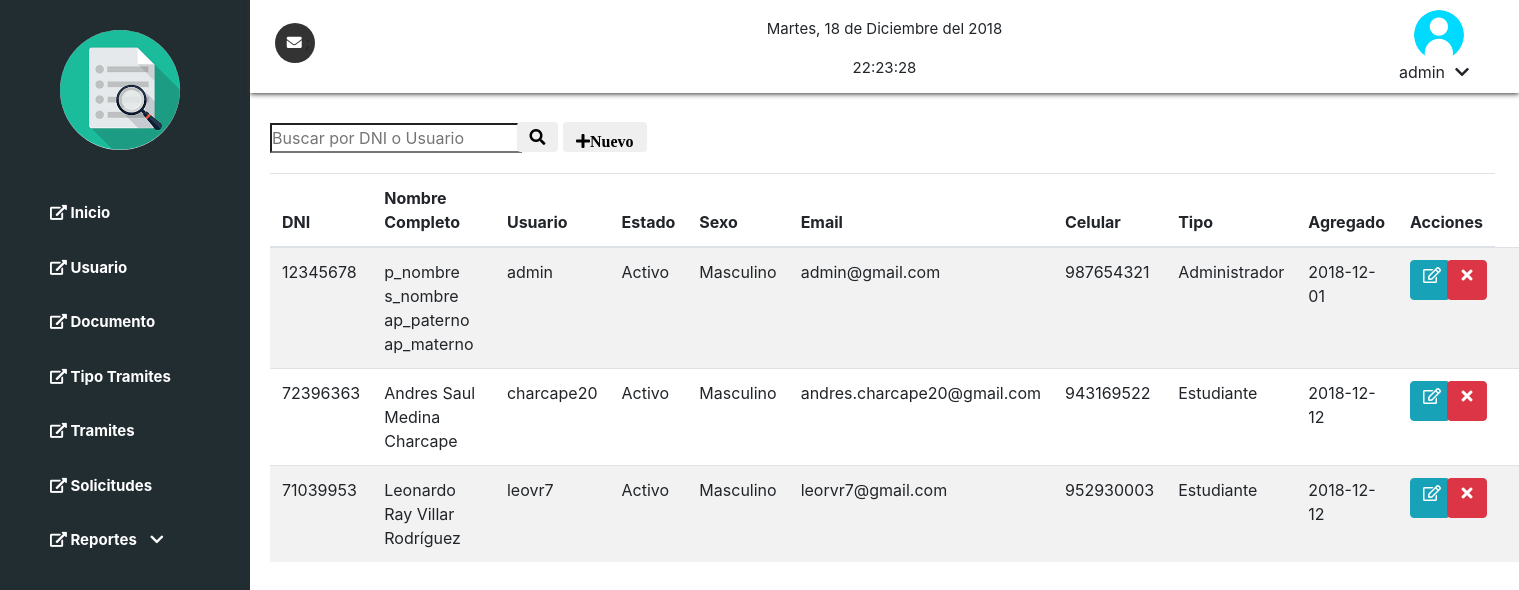
The app's page /usuario (signed in) with its own data.
### tables this page shows
create table if not exists t_usuarios
(
  `id_user`      integer(11)  not null auto_increment,
  `usuario`      varchar(30)  not null,
  `email`        varchar(255) not null,
  primer_nombre  varchar(20)  not null default '',
  segundo_nombre varchar(20)  not null default '',
  ap_paterno     varchar(20)  not null default '',
  ap_materno     varchar(20)  not null default '',
  dni            varchar(8),
  celular        varchar(9),
  sexo           varchar(10)  not null,
  `password`     varchar(30)  not null,
  `id_tipo_user` integer(2)   not null,
  `intentos`     integer(2)   null,
  id_estado      integer(11)  not null,
  fecha_registro date         not null,
  unique key `username` (`usuario`),
  unique key `dni` (`dni`),
  unique key `email` (`email`),
  unique key `celular` (`celular`),
  constraint primary key (id_user),
  key `fk_id_estado_user` (`id_estado`),
  constraint foreign key (`id_estado`) references t_estados (`id_estado`) on delete cascade on update cascade,
  key `fk_users_tipos_id` (`id_tipo_user`),
  constraint foreign key (`id_tipo_user`) references t_tipo_usuario (`id_tipo_user`) on delete cascade on update cascade
);

create table if not exists `t_estados`
(
  `id_estado`   integer(11) not null auto_increment,
  `tipo_estado` varchar(25) not null,
  constraint primary key (`id_estado`)
);

create table if not exists t_tipo_usuario
(
  `id_tipo_user` integer(2)  not null auto_increment,
  `tipo_user`    varchar(20) not null,
  constraint `pk_tipo_usuarios` primary key (id_tipo_user)
);

### controllers/template.php (called while the page is built)
<?php
class TemplateController{
	public function template(){
		include "views/template.php";
	}
}

### index.php (called while the page is built, shortened)
<?php
require_once "models/usuario.php";
require_once "controllers/template.php";
require_once "controllers/usuario.php";
$template = new TemplateController();
$template -> template();

### controllers/enlaces.php (called while the page is built)
<?php
class Enlaces{
	public function enlacesController(){
		if(isset($_GET["action"])){
			$enlaces = $_GET["action"];
		}
		else{
			$enlaces = "index";
		}
		$enlacesModels=new EnlacesModels();
		$respuesta = $enlacesModels->enlacesModel($enlaces);
		include $respuesta;
	}
}

### models/conexion.php (called while the page is built)
<?php
class Conexion{
    public function conectar(){
        $link=new PDO("mysql:host=localhost;dbname=trazabilidad","root","",
        array(PDO::MYSQL_ATTR_INIT_COMMAND => 'SET NAMES  \'UTF8\''));
        return $link;
    }
}

### models/usuario.php (called while the page is built, shortened)
<?php
require_once "conexion.php";
class UsuarioModel{
    public function mostrarUsuariosModel($tabla1,$tabla2,$tabla3){
        $con=new Conexion();
        $stmt = $con->conectar()->prepare("SELECT $tabla1.id_user,$tabla1.primer_nombre,$tabla1.segundo_nombre,
        $tabla1.ap_paterno,$tabla1.ap_materno,$tabla1.dni,$tabla1.celular,$tabla1.sexo,$tabla1.password,
        $tabla1.usuario, $tabla1.email,$tabla2.tipo_user,$tabla1.id_estado,$tabla1.fecha_registro,
        $tabla3.tipo_estado FROM $tabla1,$tabla2,$tabla3 where
        $tabla1.id_tipo_user = $tabla2.id_tipo_user AND $tabla1.id_estado = $tabla3.id_estado"  );
		$stmt -> execute();
		return $stmt -> fetchAll();
    }
}

### controllers/usuario.php (the view, shortened to what this page needs)
<?php
 require_once 'models/usuario.php';
class UsuarioController{
    public function mostrarUsuariosController(){
        $usuarioModel=new UsuarioModel();
        $respuesta=$usuarioModel->mostrarUsuariosModel("t_usuarios","t_tipo_usuario","t_estados");
        foreach($respuesta as $row =>$item){
        echo '<tr>
                <td>'.$item["dni"].'</td>
                <td>'.wordwrap($item["primer_nombre"].' '.$item["segundo_nombre"].' '.$item["ap_paterno"].' '.$item["ap_materno"],20,"<br />\n").'</td>
                <td>'.$item["usuario"].'</td>
                <td>'.$item["tipo_estado"].'</td>
                <td>'.$item["sexo"].'</td>
                <td>'.$item["email"].'</td>
                <td>'.$item["celular"].'</td>
                <td>'.$item["tipo_user"].'</td>
                <td>'.$item["fecha_registro"].'</td>
                <td>
                    <a href="#myModalModificar'.$item["id_user"].'" data-toggle="modal"><span  class="btn btn-info far fa-edit modificar"></span></a>
                </td>
                <td>
                <a href="index.php?action=usuario&idBorrar='.$item["id_user"].'"><span class="btn btn-danger fa fa-times eliminar"></span></a>
                </td>
                <div class="modal fade" id="myModalModificar'.$item["id_user"].'" role="dialog">
                    <div class="modal-dialog">
                        <div class="modal-content">
                            <div class="modal-body">
                                <form action="" method="post">
                                    <input type="hidden" name="id_user" value="'.$item["id_user"].'">
                                     <input type="text" class="form-control" name="dniEditar" placeholder="Ingresa tu dni" value="'.$item["dni"].'">
                                    <input type="text" class="form-control" name="primerNombreEditar" placeholder="Ingresa tu Primer Nombre" value="'.$item["primer_nombre"].'">
                                    <input type="text" class="form-control" name="segundoNombreEditar" placeholder="Ingresa tu Segundo Nombre" value="'.$item["segundo_nombre"].'">
                                    <input type="text" class="form-control" name="apellidoPaternoEditar" placeholder="Ingresa tu Apellido Paterno" value="'.$item["ap_paterno"].'">
                                    <input type="text" class="form-control" name="apellidoMaternoEditar" placeholder="Ingresa tu Apellido Materno" value="'.$item["ap_materno"].'">
                                    <input type="text" class="form-control" name="usuarioEditar" placeholder="Ingresa tu Usuario" value="'.$item["usuario"].'">
                                    <input type="password" class="form-control" name="passwordEditar" value="'.$item["password"].'" placeholder="Ingresa tu Nueva Contraseña">
                                    <input type="text" class="form-control" name="sexoEditar" placeholder="Ingresa tu Sexo" value="'.$item["sexo"].'">
                                    <input type="email" class="form-control" name="emailEditar" placeholder="Ingresa tu Email" value="'.$item["email"].'">
                                   <input type="text" class="form-control" name="celularEditar" placeholder="Ingresa tu Celular" value="'.$item["celular"].'">
                                <div class="form-group">
                                    <option>'.$item["tipo_user"].'</option>
                                </div>';
                                echo '<button type="submit" class="btn btn-primary">Guardar</button>
                                 </form>
                                </div>
                                <div class="modal-footer">
                                <button type="button" class="btn btn-default" data-dismiss="modal">Close</button>
                                 </div>
                                </div>
                                </div>
                                </div>
                                </tr>';
        }
    }
}
?>

### views/template.php (shortened to what this page needs)
<!DOCTYPE html>
<html lang="es">
<head>
    <link rel="stylesheet" href="https://stackpath.bootstrapcdn.com/bootstrap/4.1.3/css/bootstrap.min.css">
    <link rel="stylesheet" href="https://use.fontawesome.com/releases/v5.5.0/css/all.css">
    <link rel="stylesheet" href="views/css/estilos.css">
</head>
<body>
    <?php
        $modulos = new Enlaces();
        $modulos -> enlacesController();
	?>
</body>
</html>

### views/modules/menu.php (shortened to what this page needs)
<ul class="menu">
        <div class="logo"><a href="index.html"><img src="views/images/logo.png" alt=""></a></div>
        <li><a href="inicio"><i class="fas fa-external-link-alt"></i> Inicio</a></li>
        <li><a href="usuario"><i class="fas fa-external-link-alt"></i> Usuario</a></li>
        <li><a href="documento"><i class="fas fa-external-link-alt"></i> Documento</a></li>
        <li><a href="tipotramite"><i class="fas fa-external-link-alt"></i> Tipo Tramites</a></li>
        <li><a href="tramite"><i class="fas fa-external-link-alt"></i> Tramites</a></li>
        <li><a href="solicitudes"><i class="fas fa-external-link-alt"></i> Solicitudes</a></li>
        <li id="other-menu" onclick="mostrar_ocultar_menu_reportes('submenu-reportes1')"><a href="#"><i class="fas fa-external-link-alt"></i> Reportes <span id="bajar" class=" fa fa-chevron-down" ></span></a></li>
</ul>

### views/modules/cabezote.php (shortened to what this page needs)
<div class="part-top">
        <div class="mensajes  col-lg-2 col-md-2 col-sm-2 col-xs-2">
            <ul>
                <li style="background: #333">
                    <a href="solicitudes" style="color: #fff">
                        <i class=" mt-5 fa fa-envelope"></i>
                    </a>;
                </li>
            </ul>
        </div>
        <div class="text-center time">
            <br>
            <p>
            <?php
                $dias = array("Domingo","Lunes","Martes","Miercoles","Jueves","Viernes","Sábado");
                $meses = array("Enero","Febrero","Marzo","Abril","Mayo","Junio","Julio","Agosto","Septiembre","Octubre","Noviembre","Diciembre");
                echo $dias[date('w')].", ".date('d')." de ".$meses[date('n')-1]. " del ".date('Y') ;
                ?>
            </p>
            <p id="reloj" onload="Comenzar('reloj');">
                    <?php
                        $hora = new DateTime("now", new DateTimeZone('America/Lima'));
                        echo $hora->format('H:i:s');
                    ?>
            </p>
        </div>
        <div class="img-user">
            <img src="views/images/photo.jpg" alt="">
            <p id="member"><?php echo $_SESSION["usuario"]?><span id="agregar" class="fa fa-chevron-down" onclick="mostrar_ocultar('admin')"></span>
                <br>
            </p>
        </div>
    </div>

### views/modules/usuario.php (shortened to what this page needs)
<?php
include "views/modules/menu.php";
include "views/modules/cabezote.php";
?>
<div class="usuarios">
        <div class="buscar">
            <form action="" method="post" enctype="multipart/form-data">
                <input type="search" name="buscarUsuario" placeholder="Buscar por DNI o Usuario">
                <button class="btn btn-default fas fa-search" type="submit" ></button>
                <button type="button" class="btn btn-default nuevo-user" data-toggle="modal" data-target="#myModal"><i class="fas fa-plus">Nuevo</i></button>
            </form>
        </div>
        <table class="table table-striped">
            <thead>
                <tr>
                    <th>DNI</th>
                    <th>Nombre Completo</th>
                    <th>Usuario</th>
                    <th>Estado</th>
                    <th>Sexo</th>
                    <th>Email</th>
                    <th>Celular</th>
                    <th>Tipo</th>
                    <th>Agregado</th>
                    <th>Acciones</th>
                </tr>
            </thead>
            <tbody>
                <?php
                    $usuarios= new UsuarioController();
                    if(empty($_POST["buscarUsuario"])){
                        $usuarios->mostrarUsuariosController();
                    }else{
                        $usuarios->buscarUsuarioController();
                    }
                ?>
            </tbody>
        </table>
    </div>

### views/css/estilos.css (style rules this page uses)
* { margin: 0; padding: 0; box-sizing: border-box; }
.menu { width: 250px; background: #222d32; height: 50vw !important; }
.menu li:nth-child(2) { margin-top: 50px; }
ul li { margin-bottom: 30px; margin-left: 50px; list-style: none; }
ul li a { color: white; text-decoration: none; font-size: 15px; font-weight: bold; }
.logo img,.img-user img { border-radius:100px; width: 120px !important; margin-left: 60px; margin-top: 30px; }
.img-user img { width: 80px !important; }
.part-top { margin-left: 250px; margin-top: -51.5vw; box-shadow: 0px 1px 5px #333; height: 100px; }
.time p { text-align: center; font-size: 15px; }
.img-user { text-align: end; margin-right: 50px; margin-top: -115px; margin-bottom: 10px; }
.part-top .mensajes ul li { position: absolute; margin-right: 50px; margin-top: 30px; margin-bottom: 10px; margin-left: 10px; width: 40px; height: 40px; text-align: center; border-radius: 30px; }
.part-top .mensajes ul li i { margin-top: 12px !important; margin-left: 7px; }
.img-user img { width: 50px !important; margin-right: 5px; }
span { margin-left: 10px; }
.usuarios { margin-left: 270px !important; }
.buscar { margin-top: 30px; }
.buscar input { height: 30px; }
.fa-search { margin-left: -10px; height: 30px; }
.table { margin-top: 20px; }
.modificar { margin-left: 0px; }
a .eliminar { margin-left: -60px; height: 40px; }
.eliminar,.modificar { width: 40px; height: 40px; }
.fa-search,.nuevo-user { margin-top: -5px; }
.nuevo-user { height: 30px; text-align: center; }

### records on screen
t_usuarios: dni "12345678", primer_nombre+segundo_nombre+ap_paterno "p_nombre s_nombre ap_paterno ap_materno", usuario "admin", id_estado.tipo_estado "Activo", sexo "Masculino", email "admin@gmail.com", celular "987654321", id_tipo_user.tipo_user "Administrador", fecha_registro "2018-12-01"
t_usuarios: dni "72396363", primer_nombre+segundo_nombre+ap_paterno "Andres Saul Medina Charcape", usuario "charcape20", id_estado.tipo_estado "Activo", sexo "Masculino", email "andres.charcape20@gmail.com", celular "943169522", id_tipo_user.tipo_user "Estudiante", fecha_registro "2018-12-12"
t_usuarios: dni "71039953", primer_nombre+segundo_nombre+ap_paterno "Leonardo Ray Villar Rodríguez", usuario "leovr7", id_estado.tipo_estado "Activo", sexo "Masculino", email "leorvr7@gmail.com", celular "952930003", id_tipo_user.tipo_user "Estudiante", fecha_registro "2018-12-12"

### other values on screen
$hora->format('H:i:s') "22:23:28"
$_SESSION["usuario"] "admin"
